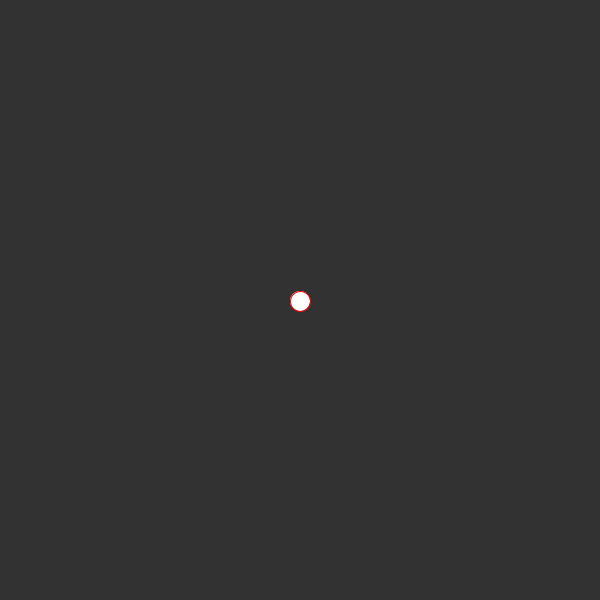
Frame 1 (no input)
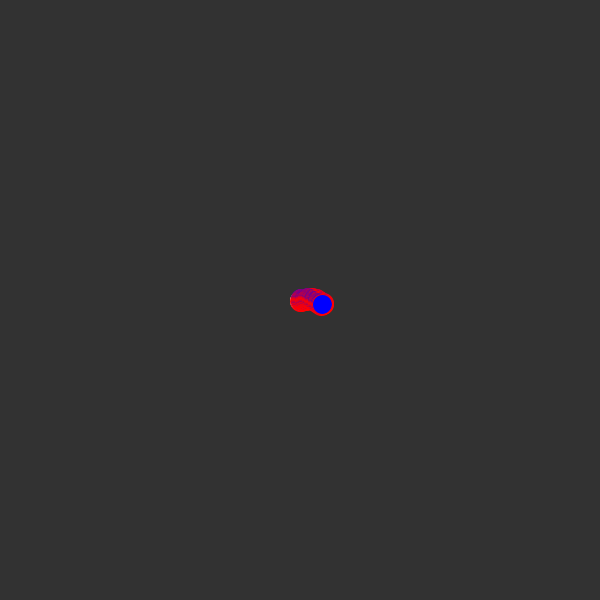
Frame 60 (the mouse pressed at the canvas centre just before this capture)
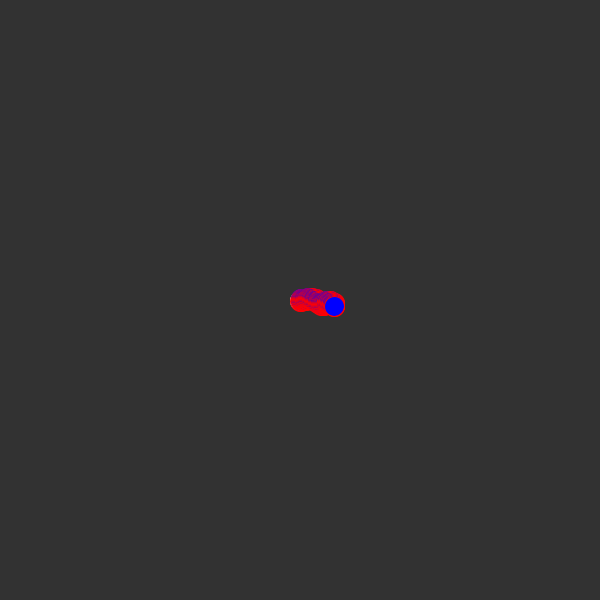
Frame 120 (the mouse held since frame 60 and released just before this capture)

The Processing sketch that drew these frames (run headless with seeded random() and noise(); from frame 60 on, the mouse is pressed at the canvas centre):

// Processing sketch: main_sketch
// ── main_sketch.pde
// Find tutorial on Youtube - The Coding Train

Walker w;

void setup() {
  size(600,600);
  background(50);
  w = new Walker();
}

void draw() {
  w.move();
  w.render();
}
// ── walker_class.pde
// Find tutorial on Youtube - The Coding Train

class Walker {
  
  int x = width/2;
  int y = height/2;
  
  void move() {
    float choice = random(1);
    
    if (choice < 0.4) {
      x++;
    } else if (choice < 0.6) {
      x--;
    } else if (choice < 0.8) {
      y++;
    } else {
      y--;
    }
    
    x = constrain(x, 0, width-1);
    y = constrain(y, 0, height-1);
  }
  
  void render() {
    stroke(255, 0, 0);
    ellipse(x, y, 20, 20);
    fill(0,0,255);
  }
 }
